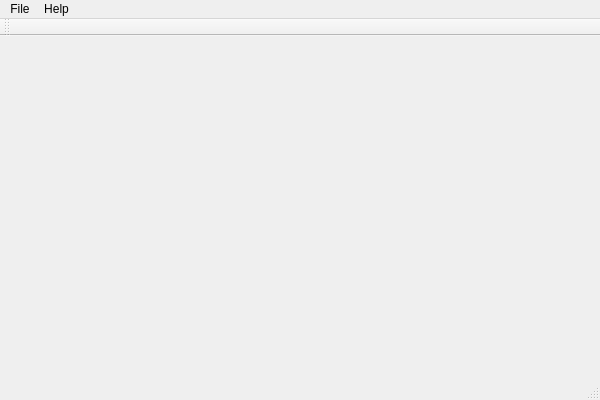
<?xml version="1.0" encoding="UTF-8"?>
<ui version="4.0">
 <class>MainWindow</class>
 <widget class="QMainWindow" name="MainWindow">
  <property name="geometry">
   <rect>
    <x>0</x>
    <y>0</y>
    <width>600</width>
    <height>400</height>
   </rect>
  </property>
  <property name="windowTitle">
   <string>MainWindow</string>
  </property>
  <widget class="QWidget" name="centralWidget"/>
  <widget class="QMenuBar" name="menuBar">
   <property name="geometry">
    <rect>
     <x>0</x>
     <y>0</y>
     <width>600</width>
     <height>26</height>
    </rect>
   </property>
   <widget class="QMenu" name="menuFile">
    <property name="title">
     <string>File</string>
    </property>
    <addaction name="actionQuit"/>
   </widget>
   <widget class="QMenu" name="menuHelp">
    <property name="title">
     <string>Help</string>
    </property>
    <addaction name="actionAbout"/>
   </widget>
   <addaction name="menuFile"/>
   <addaction name="menuHelp"/>
  </widget>
  <widget class="QToolBar" name="mainToolBar">
   <attribute name="toolBarArea">
    <enum>TopToolBarArea</enum>
   </attribute>
   <attribute name="toolBarBreak">
    <bool>false</bool>
   </attribute>
  </widget>
  <widget class="QStatusBar" name="statusBar"/>
  <action name="actionQuit">
   <property name="text">
    <string>Exit</string>
   </property>
  </action>
  <action name="actionAbout">
   <property name="text">
    <string>About...</string>
   </property>
  </action>
 </widget>
 <layoutdefault spacing="6" margin="11"/>
 <resources/>
 <connections/>
</ui>
